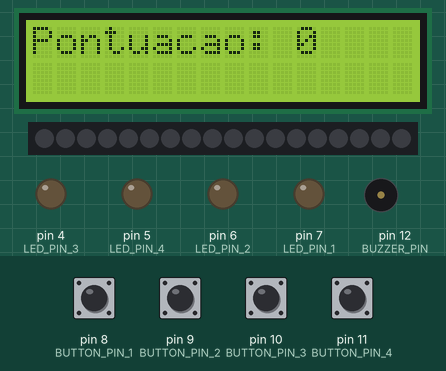
This sketch was run on a simulated Arduino Uno, built with avr-gcc and run on an emulated ATmega328P. Shown: 16×2 character LCD, 18 RGB LEDs in strip order, left to right, output pins drawn as LEDs (lit = HIGH), buzzer (waves = sounding). Dashed ring = blinking. Inputs (shaded band) come from the test bench; at power-on: pin 8 (BUTTON_PIN_1), pin 9 (BUTTON_PIN_2), pin 10 (BUTTON_PIN_3), pin 11 (BUTTON_PIN_4) HIGH. Dim RGB values are drawn brighter than linear; random numbers use the default seed unless the sketch sets one.

Above: at 7.4 s.
7.5 s: pin 8 (BUTTON_PIN_1) pulled LOW for 0.15 s
At 9.0 s:
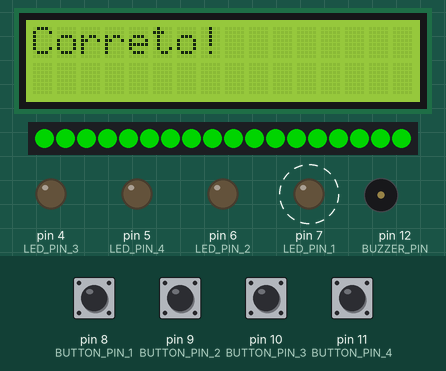
10.6 s: pin 9 (BUTTON_PIN_2) pulled LOW for 1 s
At 13.0 s:
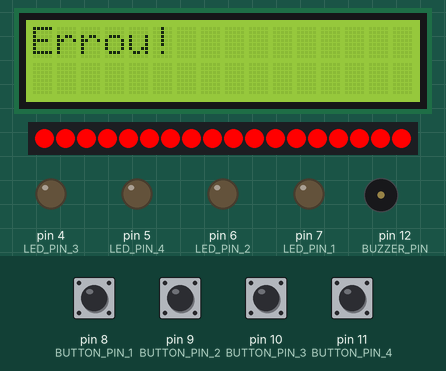
14.6 s: pin 10 (BUTTON_PIN_3) pulled LOW for 0.15 s
At 15.9 s:
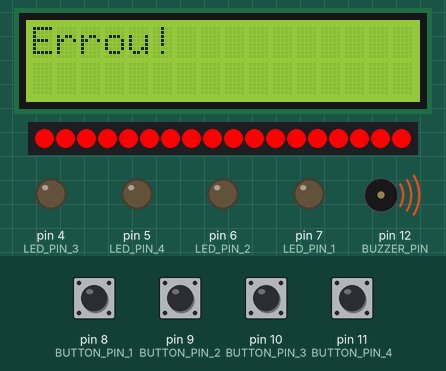
Timing chart, 0 to 19.2 s (numbered marks = the images above; inputs shaded):
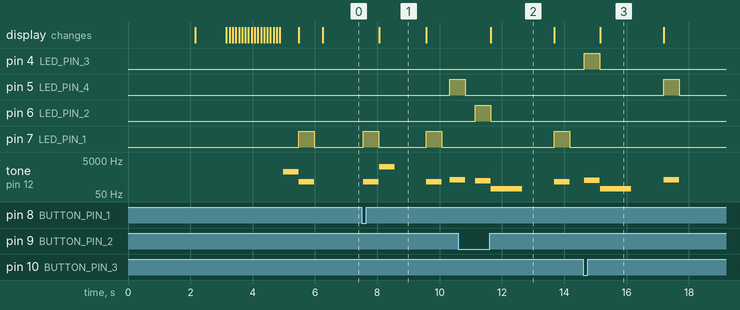

The sketch:

FIREFLYBETA2.ino
```cpp
#include <FastLED.h>
#include <Wire.h>
#include <LiquidCrystal_I2C.h>

#define NUM_LEDS_RGB 18  // Número total de LEDs na fita RGB
#define DATA_PIN_RGB A0  // Pino de dados onde a fita RGB está conectada

// Definindo as portas de entrada
#define BUTTON_PIN_1 8
#define BUTTON_PIN_2 9
#define BUTTON_PIN_3 10
#define BUTTON_PIN_4 11

#define BUZZER_PIN 12  // Pino onde o buzzer está conectado

// Definindo as portas dos LEDs de alto brilho
#define LED_PIN_1 7
#define LED_PIN_2 6
#define LED_PIN_3 4
#define LED_PIN_4 5

CRGB ledsRGB[NUM_LEDS_RGB]; // Array para os LEDs da fita RGB

// Defina as cores para cada segmento
CRGB verde = CRGB::Green;
CRGB vermelho = CRGB::Red;
CRGB azul = CRGB::Blue;
CRGB rosa = CRGB::DeepPink;
CRGB amarelo = CRGB::Yellow;
CRGB laranja = CRGB::Orange;
CRGB roxo = CRGB::Purple;

// Adicione um array para armazenar a sequência do jogo
int sequenciaJogo[50];  // Aumente o tamanho se quiser uma sequência mais longa
int tamanhoSequencia = 0;
int indiceJogador = 0;  // Índice para acompanhar a posição da entrada do jogador
int pontuacao = 0; // Variável para armazenar a pontuação

// Inicialize o objeto LCD I2C com o endereço 0x27 (pode variar)
LiquidCrystal_I2C lcd(0x27, 16, 2);

// Protótipo de função
void lidarComEntradaJogador(int numeroBotao);
void acenderLedRGB(CRGB cor);
void andarLedsRGB();
void apagarLedsRGB();
void tocarSom(int segmento);
void pararSom();
void definirCorSegmento(int segmento);
void limparSegmento(int segmento);
bool verificarEntradaJogador(int entrada);
void gerarSequenciaAleatoria();
void atualizarPontuacaoNoDisplay();
void acenderLedBrilho(int led);
void apagarLedBrilho(int led);
void tocarBuzzer(int frequencia, int duracao);
void reproduzirSequenciaJogo();
void reiniciarJogo();

void setup() {
  // Inicialize a fita de LEDs
  FastLED.addLeds<NEOPIXEL, DATA_PIN_RGB>(ledsRGB, NUM_LEDS_RGB);

  // Inicialize as portas dos botões como entrada
  pinMode(BUTTON_PIN_1, INPUT_PULLUP);
  pinMode(BUTTON_PIN_2, INPUT_PULLUP);
  pinMode(BUTTON_PIN_3, INPUT_PULLUP);
  pinMode(BUTTON_PIN_4, INPUT_PULLUP);

  // Inicialize as portas dos LEDs de alto brilho como saída
  pinMode(LED_PIN_1, OUTPUT);
  pinMode(LED_PIN_2, OUTPUT);
  pinMode(LED_PIN_3, OUTPUT);
  pinMode(LED_PIN_4, OUTPUT);

  // Inicialize o pino do buzzer
  pinMode(BUZZER_PIN, OUTPUT);

  // Configura o LCD com o número de colunas e linhas:
  lcd.begin(16, 2);
  lcd.init();
  lcd.backlight();
  lcd.print("Bem-vindo ao");
  lcd.setCursor(0, 1);
  lcd.print("Fusion Firefly!");

  // Inicialize a semente do gerador de números aleatórios
  randomSeed(analogRead(0));

  // Aguarde a inicialização do jogo
  delay(2000);

  lcd.clear();
  delay(1000); // Adiciona o delay de 1 segundo antes de iniciar o jogo
  andarLedsRGB(); // Animação de início
  tocarBuzzer(1000, 500); // Buzzer apita ao iniciar o jogo
  pontuacao = 0;
  gerarSequenciaAleatoria(); // Gera uma nova sequência aleatória
  reproduzirSequenciaJogo();
}

// Função para configurar a cor do segmento
void definirCorSegmento(int segmento) {
  switch (segmento) {
    case 0:
      acenderLedBrilho(LED_PIN_1);
      break;
    case 1:
      acenderLedBrilho(LED_PIN_2);
      break;
    case 2:
      acenderLedBrilho(LED_PIN_3);
      break;
    case 3:
      acenderLedBrilho(LED_PIN_4);
      break;
    default:
      break;
  }
}

// Função para limpar a cor do segmento
void limparSegmento(int segmento) {
  switch (segmento) {
    case 0:
      apagarLedBrilho(LED_PIN_1);
      break;
    case 1:
      apagarLedBrilho(LED_PIN_2);
      break;
    case 2:
      apagarLedBrilho(LED_PIN_3);
      break;
    case 3:
      apagarLedBrilho(LED_PIN_4);
      break;
    default:
      break;
  }
}

// Função para gerar a sequência aleatória do jogo
void gerarSequenciaAleatoria() {
  for (int i = 0; i < 50; i++) {
    sequenciaJogo[i] = random(0, 4); // Ajustado para o número de botões
  }
  tamanhoSequencia = 1; // Começa com a primeira sequência
  indiceJogador = 0;
}

// Função para reproduzir a sequência do jogo
void reproduzirSequenciaJogo() {
  apagarLedsRGB(); // Apaga os LEDs RGB antes de iniciar a sequência
  for (int i = 0; i < tamanhoSequencia; i++) {
    tocarSom(sequenciaJogo[i]);
    definirCorSegmento(sequenciaJogo[i]);
    delay(500);
    pararSom();
    limparSegmento(sequenciaJogo[i]);
    delay(250);
  }
  atualizarPontuacaoNoDisplay(); // Atualiza o display com a pontuação atual após reproduzir a sequência
}

void loop() {
  // Verifique a entrada do jogador
  if (digitalRead(BUTTON_PIN_1) == LOW) {
    lidarComEntradaJogador(0);
  } else if (digitalRead(BUTTON_PIN_2) == LOW) {
    lidarComEntradaJogador(1);
  } else if (digitalRead(BUTTON_PIN_3) == LOW) {
    lidarComEntradaJogador(2);
  } else if (digitalRead(BUTTON_PIN_4) == LOW) {
    lidarComEntradaJogador(3);
  }

  // Pequeno delay para evitar leituras instáveis
  delay(50);
}

// Função para lidar com a entrada do jogador
void lidarComEntradaJogador(int numeroBotao) {
  definirCorSegmento(numeroBotao);  // Acende o LED correspondente
  tocarSom(numeroBotao);
  delay(500);
  limparSegmento(numeroBotao);
  pararSom();

  if (verificarEntradaJogador(numeroBotao)) {
    if (indiceJogador == tamanhoSequencia) { // Verifica se a sequência foi completada
      acenderLedRGB(verde); // Acende o LED verde para acerto
      lcd.clear();
      lcd.print("Correto!");
      tocarBuzzer(2000, 500); // Buzzer apita ao acertar
      delay(1000);
      acenderLedRGB(CRGB::Black); // Apaga o LED após o delay
      pontuacao++;  // Incrementa a pontuação antes de exibir no display
      atualizarPontuacaoNoDisplay();  // Atualiza o display com a nova pontuação
      tamanhoSequencia++; // Incrementa a sequência
      indiceJogador = 0; // Reinicia o índice do jogador para a nova sequência
      reproduzirSequenciaJogo(); // Reproduz a sequência atual
    }
  } else {
    acenderLedRGB(vermelho); // Acende o LED vermelho para erro
    lcd.clear();
    lcd.print("Errou!");
    tocarBuzzer(100, 1000); // Buzzer apita ao errar
    delay(1000);
    acenderLedRGB(CRGB::Black); // Apaga o LED após o delay
    reiniciarJogo(); // Reinicia o jogo
  }
}

// Função para reiniciar o jogo
void reiniciarJogo() {
  lcd.clear();
  lcd.print("Pontuacao: 0");
  gerarSequenciaAleatoria(); // Gera uma nova sequência aleatória
  tamanhoSequencia = 1; // Reinicia o jogo
  indiceJogador = 0; // Reinicia o índice do jogador
  pontuacao = 0; // Reinicia a pontuação
  atualizarPontuacaoNoDisplay();  // Atualiza o display com a pontuação reiniciada
  reproduzirSequenciaJogo(); // Reproduz a sequência atual
}

// Função para acender o LED RGB com a cor especificada
void acenderLedRGB(CRGB cor) {
  for (int i = 0; i < NUM_LEDS_RGB; i++) {
    ledsRGB[i] = cor;
  }
  FastLED.show();
}

// Função para apagar os LEDs RGB
void apagarLedsRGB() {
  for (int i = 0; i < NUM_LEDS_RGB; i++) {
    ledsRGB[i] = CRGB::Black;
  }
  FastLED.show();
}

// Função para fazer os LEDs RGB andarem
void andarLedsRGB() {
  CRGB coresCaminho[] = {CRGB::Red, CRGB::Orange, CRGB::Yellow, CRGB::Green, CRGB::Blue, CRGB::Indigo, CRGB::Violet, CRGB::White};
  int numCores = sizeof(coresCaminho) / sizeof(CRGB);

  // Inicializa todos os LEDs como apagados
  for (int i = 0; i < NUM_LEDS_RGB; i++) {
    ledsRGB[i] = CRGB::Black;
  }
  FastLED.show();

  // Acende os LEDs em um caminho colorido
  for (int i = 0; i < NUM_LEDS_RGB; i++) {
    ledsRGB[i] = coresCaminho[i % numCores];
    FastLED.show();
    delay(100);  // Ajuste o delay para a velocidade desejada
  }
}

// Função para tocar som baseado no segmento
void tocarSom(int segmento) {
  int frequencia;
  switch (segmento) {
    case 0:
      frequencia = 262; // C4
      break;
    case 1:
      frequencia = 294; // D4
      break;
    case 2:
      frequencia = 330; // E4
      break;
    case 3:
      frequencia = 349; // F4
      break;
    default:
      frequencia = 0;
      break;
  }
  if (frequencia > 0) {
    tone(BUZZER_PIN, frequencia);
  }
}

// Função para parar o som
void pararSom() {
  noTone(BUZZER_PIN);
}

// Função para verificar a entrada do jogador
bool verificarEntradaJogador(int entrada) {
  if (entrada == sequenciaJogo[indiceJogador]) {
    indiceJogador++;
    if (indiceJogador == tamanhoSequencia) {
      return true; // Retorna verdadeiro se a sequência estiver correta e completa
    }
  } else {
    return false; // Entrada incorreta
  }
  return true; // Entrada correta, sequência ainda não completa
}

// Função para atualizar a pontuação no display
void atualizarPontuacaoNoDisplay() {
  lcd.clear();
  lcd.print("Pontuacao: ");
  lcd.print(pontuacao);
}

// Função para acender os LEDs de alto brilho
void acenderLedBrilho(int led) {
  digitalWrite(led, HIGH);
}

// Função para apagar os LEDs de alto brilho
void apagarLedBrilho(int led) {
  digitalWrite(led, LOW);
}

// Função para tocar o buzzer
void tocarBuzzer(int frequencia, int duracao) {
  tone(BUZZER_PIN, frequencia);
  delay(duracao);
  noTone(BUZZER_PIN);
}
```

Measured:
- after the input at 7.5 s, pin 5 (LED_PIN_4): LOW → HIGH after 2.8 s; pin 7 (LED_PIN_1): alternates HIGH for 0.50 s and LOW for 1.5 s, starting at once; tone on pin 12 (BUZZER_PIN): plays 262 Hz for 0.50 s, 2000 Hz for 0.50 s, 262 Hz for 0.50 s, 349 Hz for 0.28 s, starting at once; the display: changes after 0.56 s (image 1)
- after the input at 10.6 s, pin 6 (LED_PIN_2): LOW → HIGH after 0.54 s, → LOW 0.50 s later; pin 7 (LED_PIN_1): LOW → HIGH after 3.1 s, → LOW 0.50 s later; the display: changes after 1.0 s (image 2)
- after the input at 14.6 s, pin 4 (LED_PIN_3): LOW → HIGH at once, → LOW 0.50 s later; pin 5 (LED_PIN_4): LOW → HIGH after 2.6 s, → LOW 0.50 s later; tone on pin 12 (BUZZER_PIN): plays 330 Hz for 0.50 s, 100 Hz for 1.0 s, 349 Hz for 0.50 s, starting at once; the display: changes after 0.55 s (image 3)
- what the display in image 1 shows lasts 1.5 s, from 8.1 s to 9.6 s
- what the display in image 2 shows lasts 2.1 s, from 11.6 s to 13.7 s
